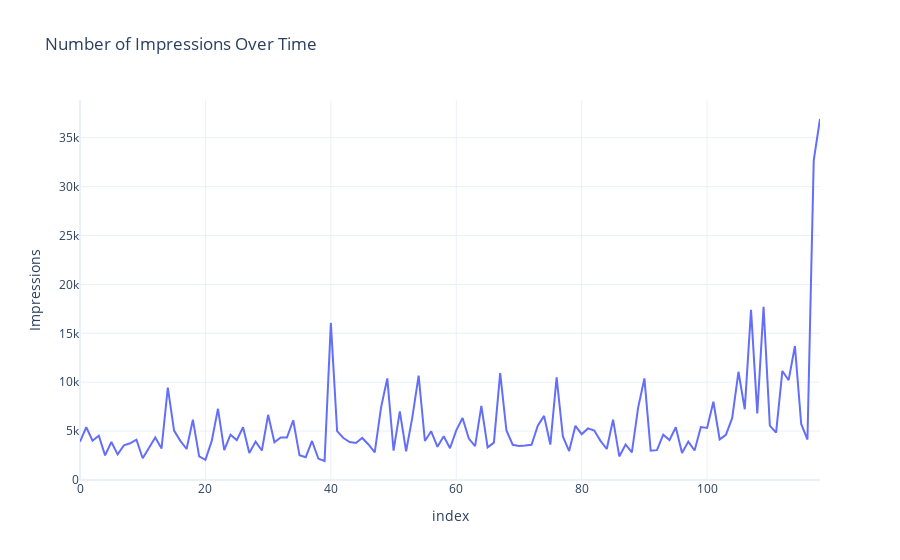

Here is the notebook cell this chart was saved with:
### Markdown cell above
Q.5: Have a look at the number of impressions on each post over time as shown below

### Code cell
# Create a line graph with Plotly Express
fig = px.line(df, x=df.index, y='Impressions', title='Number of Impressions Over Time')
fig.show()

### Figure 1 — Plotly figure (JSON) as saved in the notebook; plotly's stock layout.template omitted (floating-point values rounded to 4 significant figures)
{"data": [{"hovertemplate": "index=%{x}<br>Impressions=%{y}<extra></extra>", "legendgroup": "", "line": {"color": "#636efa", "dash": "solid"}, "marker": {"symbol": "circle"}, "mode": "lines", "name": "", "orientation": "v", "showlegend": false, "type": "scatter", "x": [0, 1, 2, 3, 4, 5, 6, 7, 8, 9, 10, 11, 12, 13, 14, 15, 16, 17, 18, 19, 20, 21, 22, 23, 24, 25, 26, 27, 28, 29, 30, 31, 32, 33, 34, 35, 36, 37, 38, 39, 40, 41, 42, 43, 44, 45, 46, 47, 48, 49, 50, 51, 52, 53, 54, 55, 56, 57, 58, 59, 60, 61, 62, 63, 64, 65, 66, 67, 68, 69, 70, 71, 72, 73, 74, 75, 76, 77, 78, 79, 80, 81, 82, 83, 84, 85, 86, 87, 88, 89, 90, 91, 92, 93, 94, 95, 96, 97, 98, 99, 100, 101, 102, 103, 104, 105, 106, 107, 108, 109, 110, 111, 112, 113, 114, 115, 116, 117, 118], "xaxis": "x", "y": [3920, 5394, 4021, 4528, 2518, 3884, 2621, 3541, 3749, 4115, 2218, 3234, 4344, 3216, 9453, 5055, 4002, 3169, 6168, 2407, 2064, 3973, 7281, 3052, 4628, 4082, 5394, 2766, 3924, 3015, 6666, 3854, 4355, 4343, 6108, 2523, 2327, 3990, 2191, 1941, 16062, 4998, 4289, 3880, 3786, 4298, 3630, 2826, 7407, 10386, 2998, 7018, 2941, 6432, 10667, 3988, 4978, 3388, 4467, 3246, 5072, 6339, 4239, 3454, 7571, 3333, 3818, 10933, 5058, 3601, 3480, 3525, 3606, 5542, 6559, 3623, 10493, 4446, 2957, 5538, 4681, 5273, 5055, 4002, 3169, 6168, 2407, 3630, 2826, 7407, 10386, 2998, 3052, 4628, 4082, 5394, 2766, 3924, 3015, 5409, 5323, 8001, 4150, 4609, 6348, 11068, 7231, 17396, 6814, 17713, 5563, 4842, 11149, 10206, 13700, 5731, 4139, 32695, 36919], "yaxis": "y"}], "layout": {"legend": {"tracegroupgap": 0}, "title": {"text": "Number of Impressions Over Time"}, "xaxis": {"anchor": "y", "domain": [0, 1], "title": {"text": "index"}}, "yaxis": {"anchor": "x", "domain": [0, 1], "title": {"text": "Impressions"}}}}
